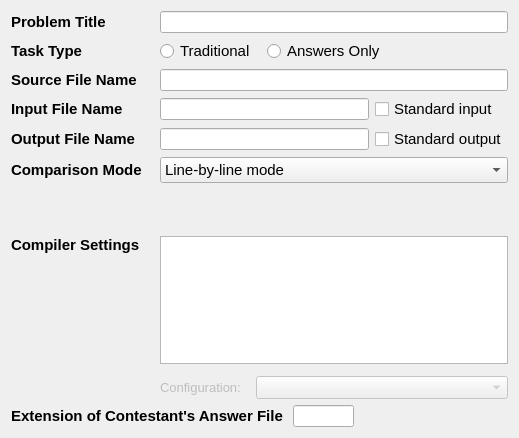
<?xml version="1.0" encoding="UTF-8"?>
<ui version="4.0">
 <class>TaskEditWidget</class>
 <widget class="QWidget" name="TaskEditWidget">
  <property name="geometry">
   <rect>
    <x>0</x>
    <y>0</y>
    <width>515</width>
    <height>438</height>
   </rect>
  </property>
  <property name="windowTitle">
   <string>Form</string>
  </property>
  <layout class="QGridLayout" name="gridLayout">
   <item row="0" column="0">
    <widget class="QLabel" name="problemTitleLabel">
     <property name="sizePolicy">
      <sizepolicy hsizetype="Preferred" vsizetype="Fixed">
       <horstretch>0</horstretch>
       <verstretch>0</verstretch>
      </sizepolicy>
     </property>
     <property name="styleSheet">
      <string notr="true">font-size:11pt;font-weight:bold;</string>
     </property>
     <property name="text">
      <string>Problem Title</string>
     </property>
    </widget>
   </item>
   <item row="0" column="1" colspan="2">
    <widget class="QLineEdit" name="problemTitle"/>
   </item>
   <item row="1" column="0">
    <widget class="QLabel" name="taskTypeLabel">
     <property name="sizePolicy">
      <sizepolicy hsizetype="Preferred" vsizetype="Fixed">
       <horstretch>0</horstretch>
       <verstretch>0</verstretch>
      </sizepolicy>
     </property>
     <property name="styleSheet">
      <string notr="true">font-size:11pt;font-weight:bold;</string>
     </property>
     <property name="text">
      <string>Task Type</string>
     </property>
    </widget>
   </item>
   <item row="1" column="1" colspan="2">
    <layout class="QHBoxLayout" name="horizontalLayout_2">
     <property name="spacing">
      <number>12</number>
     </property>
     <item>
      <widget class="QRadioButton" name="traditionalButton">
       <property name="styleSheet">
        <string notr="true">font-size: 11pt;</string>
       </property>
       <property name="text">
        <string>Traditional</string>
       </property>
      </widget>
     </item>
     <item>
      <widget class="QRadioButton" name="answersOnlyButton">
       <property name="styleSheet">
        <string notr="true">font-size: 11pt;</string>
       </property>
       <property name="text">
        <string>Answers Only</string>
       </property>
      </widget>
     </item>
     <item>
      <spacer name="horizontalSpacer_3">
       <property name="orientation">
        <enum>Qt::Horizontal</enum>
       </property>
       <property name="sizeHint" stdset="0">
        <size>
         <width>40</width>
         <height>20</height>
        </size>
       </property>
      </spacer>
     </item>
    </layout>
   </item>
   <item row="2" column="0">
    <widget class="QLabel" name="sourceFileNameLabel">
     <property name="sizePolicy">
      <sizepolicy hsizetype="Preferred" vsizetype="Fixed">
       <horstretch>0</horstretch>
       <verstretch>0</verstretch>
      </sizepolicy>
     </property>
     <property name="styleSheet">
      <string notr="true">font-size:11pt;font-weight:bold;</string>
     </property>
     <property name="text">
      <string>Source File Name</string>
     </property>
    </widget>
   </item>
   <item row="2" column="1" colspan="2">
    <widget class="QLineEdit" name="sourceFileName"/>
   </item>
   <item row="3" column="0">
    <widget class="QLabel" name="inputFileNameLabel">
     <property name="sizePolicy">
      <sizepolicy hsizetype="Preferred" vsizetype="Fixed">
       <horstretch>0</horstretch>
       <verstretch>0</verstretch>
      </sizepolicy>
     </property>
     <property name="styleSheet">
      <string notr="true">font-size:11pt;font-weight:bold;</string>
     </property>
     <property name="text">
      <string>Input File Name</string>
     </property>
    </widget>
   </item>
   <item row="3" column="1">
    <widget class="QLineEdit" name="inputFileName"/>
   </item>
   <item row="3" column="2">
    <widget class="QCheckBox" name="standardInputCheck">
     <property name="styleSheet">
      <string notr="true">font-size: 11pt;</string>
     </property>
     <property name="text">
      <string>Standard input</string>
     </property>
    </widget>
   </item>
   <item row="4" column="0">
    <widget class="QLabel" name="outputFileNameLabel">
     <property name="sizePolicy">
      <sizepolicy hsizetype="Preferred" vsizetype="Fixed">
       <horstretch>0</horstretch>
       <verstretch>0</verstretch>
      </sizepolicy>
     </property>
     <property name="styleSheet">
      <string notr="true">font-size:11pt;font-weight:bold;</string>
     </property>
     <property name="text">
      <string>Output File Name</string>
     </property>
    </widget>
   </item>
   <item row="4" column="1">
    <widget class="QLineEdit" name="outputFileName"/>
   </item>
   <item row="4" column="2">
    <widget class="QCheckBox" name="standardOutputCheck">
     <property name="styleSheet">
      <string notr="true">font-size: 11pt;</string>
     </property>
     <property name="text">
      <string>Standard output</string>
     </property>
    </widget>
   </item>
   <item row="5" column="0">
    <widget class="QLabel" name="comparisonModeLabel">
     <property name="sizePolicy">
      <sizepolicy hsizetype="Preferred" vsizetype="Fixed">
       <horstretch>0</horstretch>
       <verstretch>0</verstretch>
      </sizepolicy>
     </property>
     <property name="styleSheet">
      <string notr="true">font-size:11pt;font-weight:bold;</string>
     </property>
     <property name="text">
      <string>Comparison Mode</string>
     </property>
    </widget>
   </item>
   <item row="5" column="1" colspan="2">
    <widget class="QComboBox" name="comparisonMode">
     <property name="styleSheet">
      <string notr="true">font-size: 11pt;</string>
     </property>
     <item>
      <property name="text">
       <string>Line-by-line mode</string>
      </property>
     </item>
     <item>
      <property name="text">
       <string>Line-by-line mode (ignore extra spaces and tabs)</string>
      </property>
     </item>
     <item>
      <property name="text">
       <string>External tool mode (diff)</string>
      </property>
     </item>
     <item>
      <property name="text">
       <string>Real number mode</string>
      </property>
     </item>
     <item>
      <property name="text">
       <string>Special judge mode</string>
      </property>
     </item>
    </widget>
   </item>
   <item row="6" column="1" colspan="2">
    <widget class="QStackedWidget" name="comparisonSetting">
     <property name="sizePolicy">
      <sizepolicy hsizetype="Preferred" vsizetype="Fixed">
       <horstretch>0</horstretch>
       <verstretch>0</verstretch>
      </sizepolicy>
     </property>
     <property name="currentIndex">
      <number>0</number>
     </property>
     <widget class="QWidget" name="lineByLineMode"/>
     <widget class="QWidget" name="ignoreSpacesMode"/>
     <widget class="QWidget" name="externalToolMode">
      <layout class="QHBoxLayout" name="horizontalLayout_3">
       <item>
        <widget class="QLabel" name="argumentsLabel">
         <property name="sizePolicy">
          <sizepolicy hsizetype="Fixed" vsizetype="Preferred">
           <horstretch>0</horstretch>
           <verstretch>0</verstretch>
          </sizepolicy>
         </property>
         <property name="styleSheet">
          <string notr="true">font-size:10pt;</string>
         </property>
         <property name="text">
          <string>Arguments:</string>
         </property>
        </widget>
       </item>
       <item>
        <widget class="QLineEdit" name="diffArguments"/>
       </item>
      </layout>
     </widget>
     <widget class="QWidget" name="realNumberMode">
      <layout class="QHBoxLayout" name="horizontalLayout_9">
       <item>
        <widget class="QLabel" name="precisionLabel">
         <property name="sizePolicy">
          <sizepolicy hsizetype="Fixed" vsizetype="Preferred">
           <horstretch>0</horstretch>
           <verstretch>0</verstretch>
          </sizepolicy>
         </property>
         <property name="styleSheet">
          <string notr="true">font-size:10pt;</string>
         </property>
         <property name="text">
          <string>Real Number Precision:</string>
         </property>
        </widget>
       </item>
       <item>
        <widget class="QSpinBox" name="realPrecision">
         <property name="maximum">
          <number>18</number>
         </property>
         <property name="value">
          <number>3</number>
         </property>
        </widget>
       </item>
       <item>
        <widget class="QLabel" name="digitsLabel">
         <property name="sizePolicy">
          <sizepolicy hsizetype="Fixed" vsizetype="Preferred">
           <horstretch>0</horstretch>
           <verstretch>0</verstretch>
          </sizepolicy>
         </property>
         <property name="styleSheet">
          <string notr="true">font-size:10pt;</string>
         </property>
         <property name="text">
          <string>digits</string>
         </property>
        </widget>
       </item>
       <item>
        <spacer name="horizontalSpacer_2">
         <property name="orientation">
          <enum>Qt::Horizontal</enum>
         </property>
         <property name="sizeHint" stdset="0">
          <size>
           <width>96</width>
           <height>20</height>
          </size>
         </property>
        </spacer>
       </item>
      </layout>
     </widget>
     <widget class="QWidget" name="specialJudgeMode">
      <layout class="QHBoxLayout" name="horizontalLayout_10">
       <item>
        <widget class="FileLineEdit" name="specialJudge"/>
       </item>
      </layout>
     </widget>
    </widget>
   </item>
   <item row="7" column="0">
    <layout class="QVBoxLayout" name="verticalLayout_3">
     <item>
      <widget class="QLabel" name="compilerSettingsLabel">
       <property name="sizePolicy">
        <sizepolicy hsizetype="Preferred" vsizetype="Fixed">
         <horstretch>0</horstretch>
         <verstretch>0</verstretch>
        </sizepolicy>
       </property>
       <property name="minimumSize">
        <size>
         <width>143</width>
         <height>18</height>
        </size>
       </property>
       <property name="maximumSize">
        <size>
         <width>143</width>
         <height>18</height>
        </size>
       </property>
       <property name="styleSheet">
        <string notr="true">font-size:11pt;font-weight:bold;</string>
       </property>
       <property name="text">
        <string>Compiler Settings</string>
       </property>
      </widget>
     </item>
     <item>
      <spacer name="verticalSpacer">
       <property name="orientation">
        <enum>Qt::Vertical</enum>
       </property>
       <property name="sizeHint" stdset="0">
        <size>
         <width>20</width>
         <height>40</height>
        </size>
       </property>
      </spacer>
     </item>
    </layout>
   </item>
   <item row="7" column="1" colspan="2">
    <layout class="QVBoxLayout" name="verticalLayout_4">
     <property name="spacing">
      <number>12</number>
     </property>
     <item>
      <widget class="QListWidget" name="compilersList"/>
     </item>
     <item>
      <layout class="QHBoxLayout" name="horizontalLayout_16">
       <property name="spacing">
        <number>15</number>
       </property>
       <item>
        <widget class="QLabel" name="configurationLabel">
         <property name="enabled">
          <bool>false</bool>
         </property>
         <property name="sizePolicy">
          <sizepolicy hsizetype="Fixed" vsizetype="Preferred">
           <horstretch>0</horstretch>
           <verstretch>0</verstretch>
          </sizepolicy>
         </property>
         <property name="styleSheet">
          <string notr="true">font-size:10pt;</string>
         </property>
         <property name="text">
          <string>Configuration:</string>
         </property>
        </widget>
       </item>
       <item>
        <widget class="QComboBox" name="configurationSelect">
         <property name="enabled">
          <bool>false</bool>
         </property>
         <property name="styleSheet">
          <string notr="true">font-size:10pt;</string>
         </property>
        </widget>
       </item>
      </layout>
     </item>
    </layout>
   </item>
   <item row="8" column="0" colspan="3">
    <layout class="QHBoxLayout" name="horizontalLayout">
     <property name="spacing">
      <number>10</number>
     </property>
     <item>
      <widget class="QLabel" name="answerFileExtensionLabel">
       <property name="sizePolicy">
        <sizepolicy hsizetype="Preferred" vsizetype="Fixed">
         <horstretch>0</horstretch>
         <verstretch>0</verstretch>
        </sizepolicy>
       </property>
       <property name="styleSheet">
        <string notr="true">font-size:11pt;font-weight:bold;</string>
       </property>
       <property name="text">
        <string>Extension of Contestant's Answer File</string>
       </property>
      </widget>
     </item>
     <item>
      <widget class="QLineEdit" name="answerFileExtension">
       <property name="sizePolicy">
        <sizepolicy hsizetype="Fixed" vsizetype="Fixed">
         <horstretch>0</horstretch>
         <verstretch>0</verstretch>
        </sizepolicy>
       </property>
       <property name="minimumSize">
        <size>
         <width>61</width>
         <height>22</height>
        </size>
       </property>
       <property name="maximumSize">
        <size>
         <width>61</width>
         <height>22</height>
        </size>
       </property>
      </widget>
     </item>
     <item>
      <spacer name="horizontalSpacer">
       <property name="orientation">
        <enum>Qt::Horizontal</enum>
       </property>
       <property name="sizeHint" stdset="0">
        <size>
         <width>40</width>
         <height>20</height>
        </size>
       </property>
      </spacer>
     </item>
    </layout>
   </item>
  </layout>
 </widget>
 <customwidgets>
  <customwidget>
   <class>FileLineEdit</class>
   <extends>QLineEdit</extends>
   <header>filelineedit.h</header>
  </customwidget>
 </customwidgets>
 <tabstops>
  <tabstop>problemTitle</tabstop>
  <tabstop>sourceFileName</tabstop>
  <tabstop>inputFileName</tabstop>
  <tabstop>standardInputCheck</tabstop>
  <tabstop>outputFileName</tabstop>
  <tabstop>standardOutputCheck</tabstop>
  <tabstop>comparisonMode</tabstop>
  <tabstop>compilersList</tabstop>
  <tabstop>configurationSelect</tabstop>
  <tabstop>specialJudge</tabstop>
  <tabstop>realPrecision</tabstop>
 </tabstops>
 <resources/>
 <connections>
  <connection>
   <sender>comparisonMode</sender>
   <signal>currentIndexChanged(int)</signal>
   <receiver>comparisonSetting</receiver>
   <slot>setCurrentIndex(int)</slot>
   <hints>
    <hint type="sourcelabel">
     <x>329</x>
     <y>202</y>
    </hint>
    <hint type="destinationlabel">
     <x>329</x>
     <y>245</y>
    </hint>
   </hints>
  </connection>
 </connections>
</ui>
